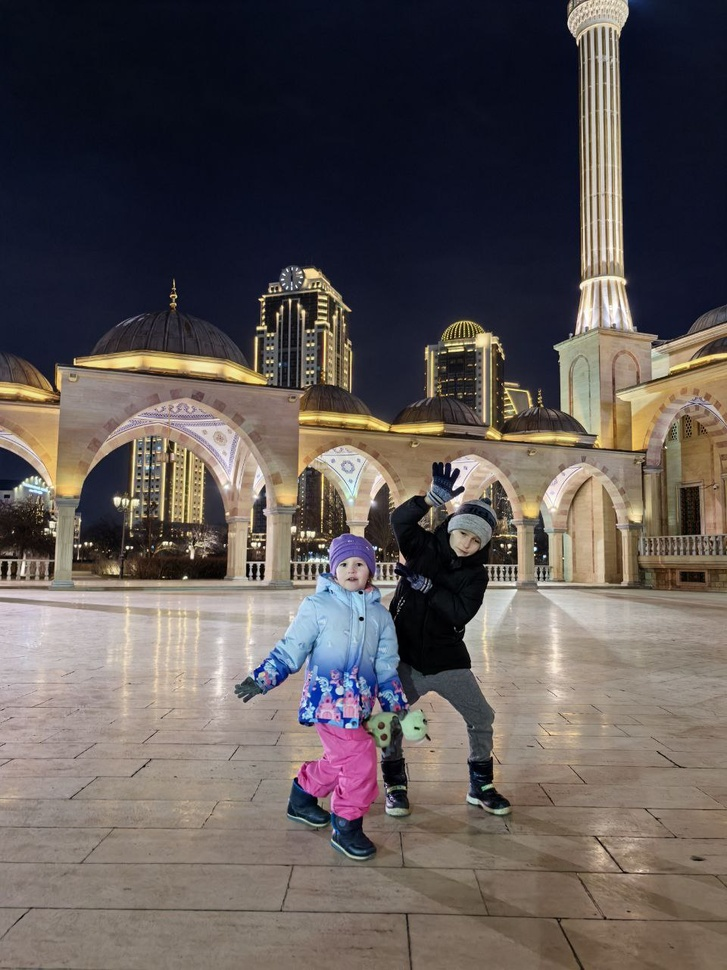
#> input picture Модуль 7. Сортировка и поиск. Часть 3/example.jpg, 727 x 970 px, shrunk from 960 x 1280 before the run
$ python filters.py
#> lines starting #> are read from the running program, lines starting #| are printed output that depends on the picture
from PIL import Image

image = Image.open('example.jpg')
#> image is the input picture: PIL image 727x970 RGB; mean R, G, B 94.9, 87.3, 85.6


def enhance_cold_colors(image):
    # Копируем исходное изображение
    enhanced_image = image.copy()

    # Получаем размеры изображения
    width, height = image.size
#> width = 727; height = 970

    # Проходим по каждому пикселю изображения
    for x in range(width):
        for y in range(height):
            # Получаем значения RGB текущего пикселя
            r, g, b = image.getpixel((x, y))

            # Увеличиваем синий и зелёный каналы, уменьшаем красный канал
            new_r = max(r - 30, 0)
            new_g = min(g + 20, 255)
            new_b = min(b + 40, 255)

            # Устанавливаем новый цвет пикселя
            enhanced_image.putpixel((x, y), (new_r, new_g, new_b))
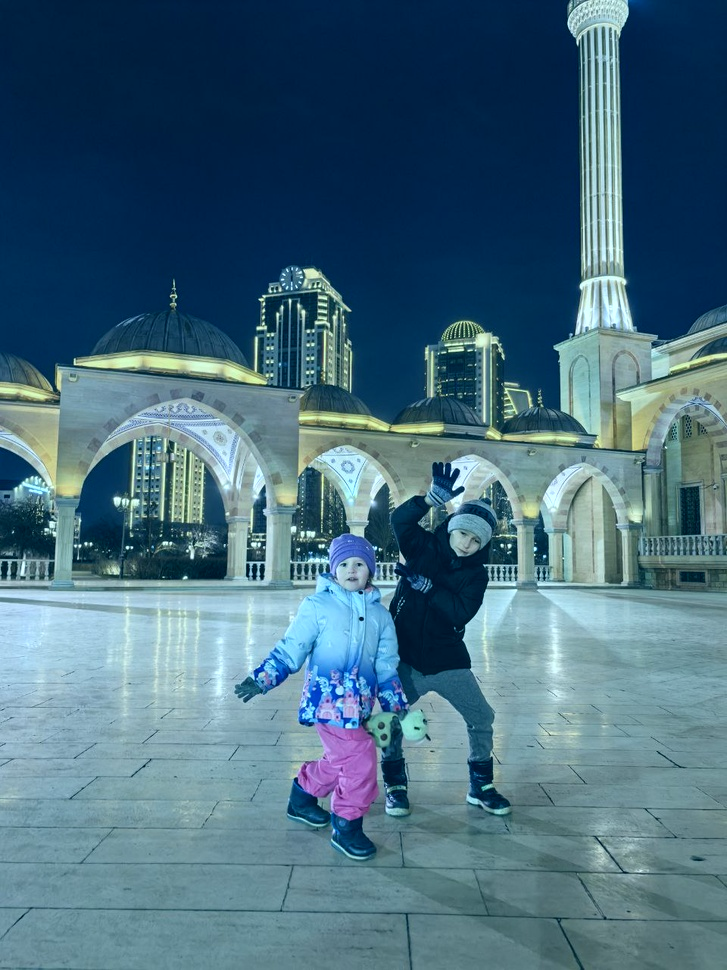
#> enhanced_image: PIL image 727x970 RGB; mean R, G, B 71, 107.3, 125.4

    return enhanced_image

# Применение фильтра для усиления холодных цветов
cold_enhanced_image = enhance_cold_colors(image)
cold_enhanced_image.save("output_cold.jpg")


def enhance_warm_colors(image):
    # Копируем исходное изображение
    enhanced_image = image.copy()

    # Получаем размеры изображения
    width, height = image.size
#> width = 727; height = 970

    # Проходим по каждому пикселю изображения
    for x in range(width):
        for y in range(height):
            # Получаем значения RGB текущего пикселя
            r, g, b = image.getpixel((x, y))

            # Увеличиваем красный и жёлтый каналы, уменьшаем синий и зелёный каналы
            new_r = min(r + 50, 255)
            new_g = max(g - 10, 0)
            new_b = max(b - 30, 0)

            # Устанавливаем новый цвет пикселя
            enhanced_image.putpixel((x, y), (new_r, new_g, new_b))
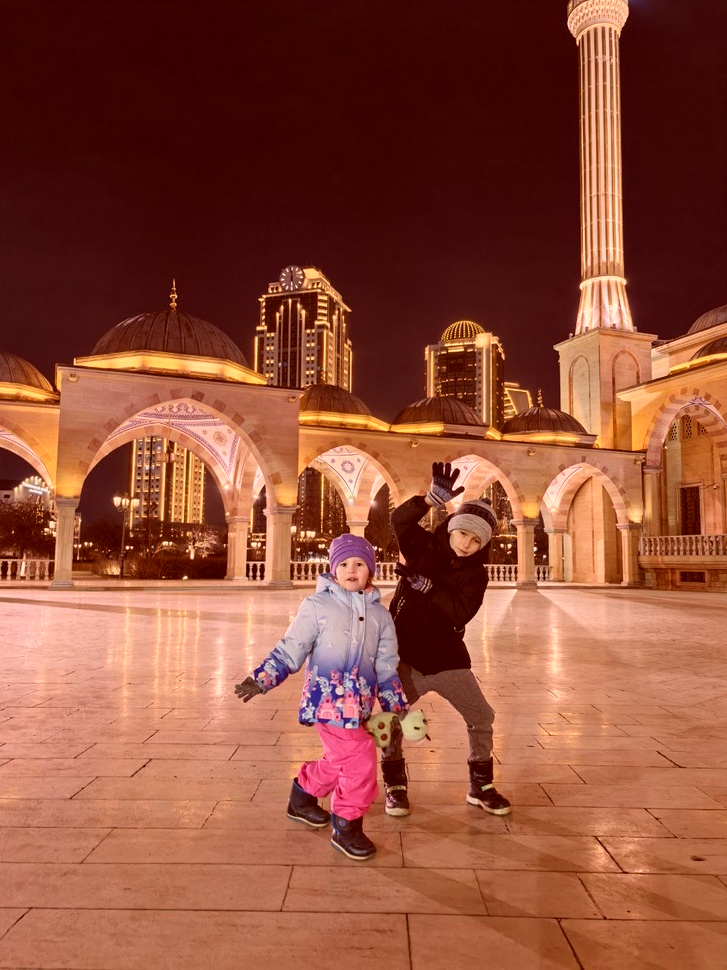
#> enhanced_image: PIL image 727x970 RGB; mean R, G, B 144.2, 77.4, 56.7

    return enhanced_image

# Применение фильтра для усиления тёплых цветов
warm_enhanced_image = enhance_warm_colors(image)
warm_enhanced_image.save("output_warm.jpg")
